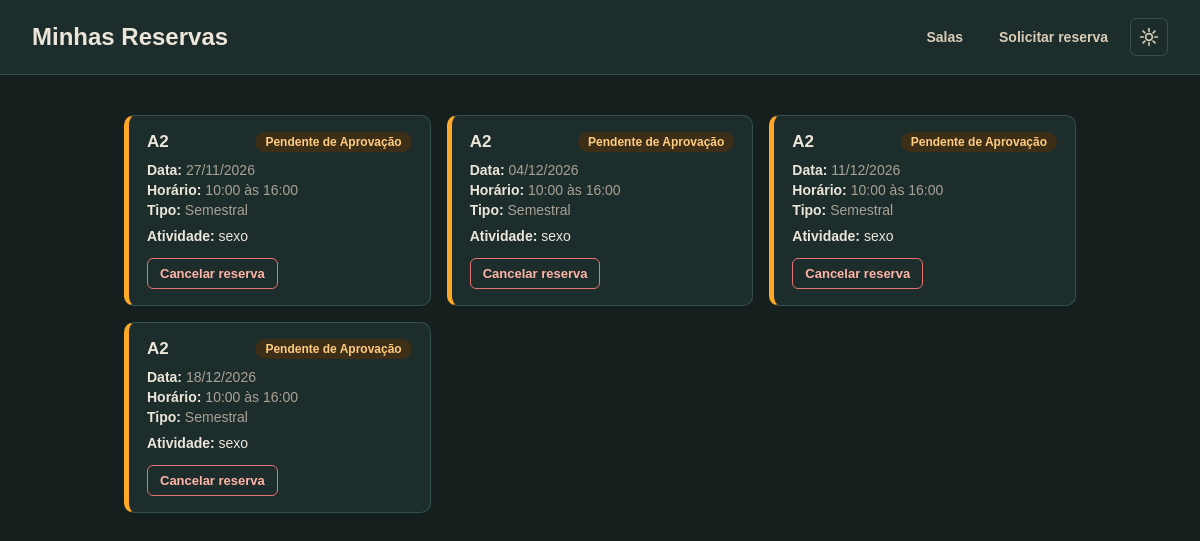
Before: /minhas-reservas/ (signed in) with the older database file.
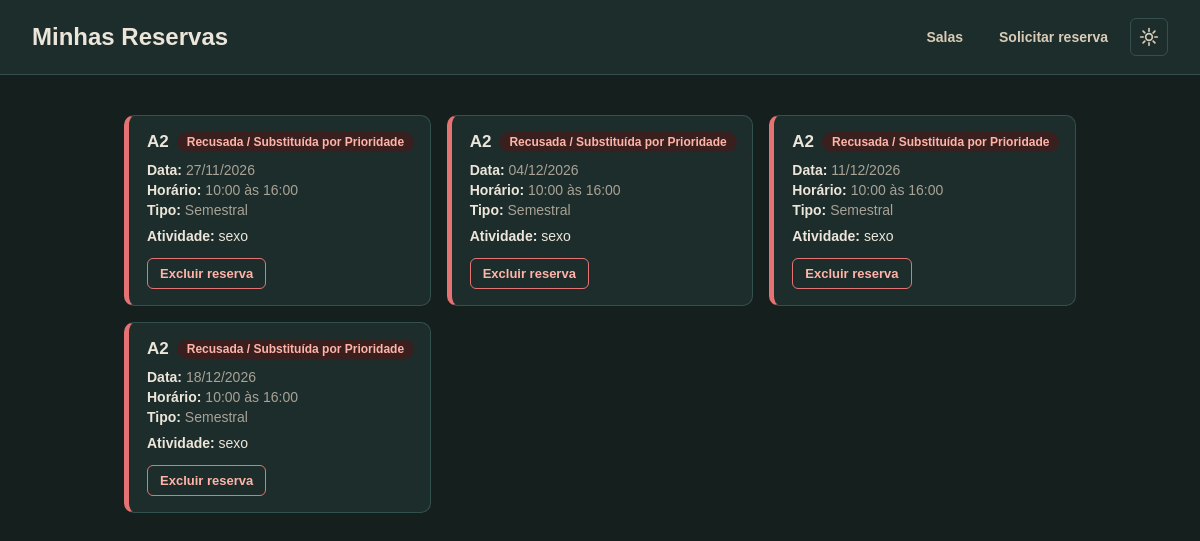
After: the same page with the newer database file.
### reservas/models.py (models this page shows, shortened)
class Reserva(models.Model):
    STATUS_CHOICES = [
        ('PENDENTE', 'Pendente de Aprovação'),
        ('APROVADA', 'Aprovada'),
        ('RECUSADA', 'Recusada / Substituída por Prioridade'),
        ('CANCELADA', 'Cancelada pelo Usuário'),
        ('BLOQUEADA', 'Bloqueada pelo Funcionário'),
    ]
    TIPO_RESERVA_CHOICES = [
        ('PONTUAL', 'Pontual'),
        ('SEMESTRAL', 'Semestral'),
    ]
    tipo_reserva = models.CharField(
        max_length=15,
        choices=TIPO_RESERVA_CHOICES,
        default='PONTUAL',
    )
    sala = models.ForeignKey(Sala, on_delete=models.CASCADE, related_name='reservas')
    solicitante = models.ForeignKey(Usuario, on_delete=models.CASCADE, related_name='minhas_reservas')
    data = models.DateField()
    hora_inicio = models.TimeField()  # Ex: 08:00, 10:00, 11:00, 14:00...
    hora_fim = models.TimeField()
    atividade = models.CharField(max_length=100)  # Ex: Aula 1, Extensão, Evento, Grupo C
    status = models.CharField(max_length=15, choices=STATUS_CHOICES, default='PENDENTE')
    criado_em = models.DateTimeField(auto_now_add=True)
    class Meta:
        ordering = ['data', 'hora_inicio']

class Sala(models.Model):
    nome = models.CharField(max_length=50, unique=True)  # Ex: A2, A3, A5
    departamento = models.CharField(max_length=100)       # Ex: Mecatrônica / Engenharia
    capacidade = models.IntegerField(default=40)

### reservas/views.py (the view)
# urls.py: path('minhas-reservas/', views.minhas_reservas, name='minhas_reservas'),
@login_required
def minhas_reservas(request):
    reservas = (
        Reserva.objects.filter(solicitante=request.user)
        .exclude(status='CANCELADA')
        .select_related('sala')
        .order_by('data', 'hora_inicio')
    )
    return render(request, 'reservas/minhas_reservas.html', {'reservas': reservas})

### templates/reservas/minhas_reservas.html (shortened to what this page needs)
{% load static %}
<!DOCTYPE html>
<html lang="pt-br">
<head>
    <link rel="stylesheet" href="{% static 'minhas-reservas.css' %}">
</head>
<body>
    <header>
        <h1>Minhas Reservas</h1>
        <nav>
            <a href="{% url 'lista_salas' %}">Salas</a>
            <a href="{% url 'solicitar_reserva' %}">Solicitar reserva</a>
            <button type="button" id="botao-tema" class="botao-tema" aria-label="Alternar tema">
            </button>
        </nav>
    </header>
    <main>
        {% if reservas %}
            <div class="reservas-grid">
                {% for reserva in reservas %}
                    {% with st=reserva.status|lower %}
                        <div class="reserva-card {{ st }}">
                            <div class="card-header">
                                <span class="sala-nome">{{ reserva.sala.nome }}</span>
                                <span class="badge {{ st }}">{{ reserva.get_status_display }}</span>
                            </div>
                            <div class="meta">
                                <strong>Data:</strong> {{ reserva.data|date:"d/m/Y" }}
                            </div>
                            <div class="meta">
                                <strong>Horário:</strong> {{ reserva.hora_inicio|time:"H:i" }} às {{ reserva.hora_fim|time:"H:i" }}
                            </div>
                            <div class="meta">
                                <strong>Tipo:</strong> {{ reserva.get_tipo_reserva_display }}
                            </div>
                            <div class="atividade">
                                <strong>Atividade:</strong> {{ reserva.atividade }}
                            </div>
                            {% if reserva.status == 'APROVADA' or reserva.status == 'PENDENTE' %}
                                <div class="acoes">
                                    <form method="post" action="{% url 'cancelar_reserva' reserva.id %}">
                                        <button type="submit" class="btn-cancelar">Cancelar reserva</button>
                                    </form>
                                </div>
                            {% elif reserva.status == 'RECUSADA' %}
                                <div class="acoes">
                                    <form method="post" action="{% url 'excluir_reserva' reserva.id %}">
                                        <button type="submit" class="btn-cancelar">Excluir reserva</button>
                                    </form>
                                </div>
                            {% endif %}
                        </div>
                    {% endwith %}
                {% endfor %}
            </div>
        {% else %}
            <p class="vazio">Ainda não há reservas registradas.</p>
        {% endif %}
    </main>
</body>
</html>

Changed rows visible on the page:
changed Reserva (number 1 of 4 on the later page): status "Pendente de Aprovação" → "Recusada / Substituída por Prioridade"; status "Cancelar reserva" → "Excluir reserva"
changed Reserva (number 2 of 4 on the later page): status "Pendente de Aprovação" → "Recusada / Substituída por Prioridade"; status "Cancelar reserva" → "Excluir reserva"
changed Reserva (number 3 of 4 on the later page): status "Pendente de Aprovação" → "Recusada / Substituída por Prioridade"; status "Cancelar reserva" → "Excluir reserva"
changed Reserva (number 4 of 4 on the later page): status "Pendente de Aprovação" → "Recusada / Substituída por Prioridade"; status "Cancelar reserva" → "Excluir reserva"
